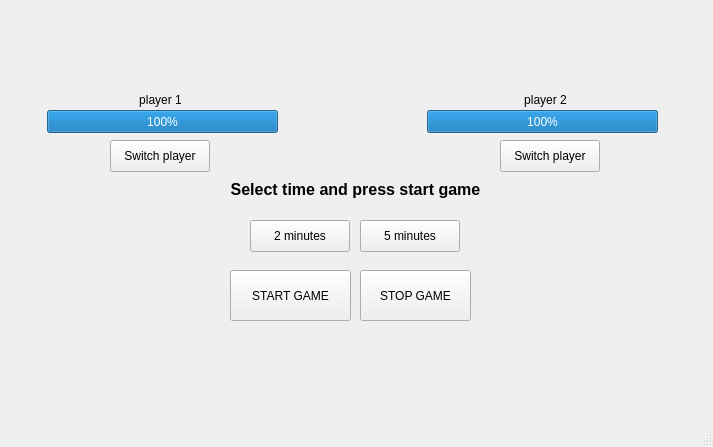
<?xml version="1.0" encoding="UTF-8"?>
<ui version="4.0">
 <class>MainWindow</class>
 <widget class="QMainWindow" name="MainWindow">
  <property name="geometry">
   <rect>
    <x>0</x>
    <y>0</y>
    <width>713</width>
    <height>447</height>
   </rect>
  </property>
  <property name="windowTitle">
   <string>MainWindow</string>
  </property>
  <widget class="QWidget" name="centralwidget">
   <widget class="QProgressBar" name="barPlayer1">
    <property name="geometry">
     <rect>
      <x>47</x>
      <y>110</y>
      <width>231</width>
      <height>23</height>
     </rect>
    </property>
    <property name="value">
     <number>100</number>
    </property>
   </widget>
   <widget class="QProgressBar" name="barPlayer2">
    <property name="geometry">
     <rect>
      <x>427</x>
      <y>110</y>
      <width>231</width>
      <height>23</height>
     </rect>
    </property>
    <property name="value">
     <number>100</number>
    </property>
   </widget>
   <widget class="QLabel" name="label">
    <property name="geometry">
     <rect>
      <x>50</x>
      <y>90</y>
      <width>221</width>
      <height>20</height>
     </rect>
    </property>
    <property name="text">
     <string>player 1</string>
    </property>
    <property name="alignment">
     <set>Qt::AlignCenter</set>
    </property>
   </widget>
   <widget class="QLabel" name="label_2">
    <property name="geometry">
     <rect>
      <x>430</x>
      <y>90</y>
      <width>231</width>
      <height>20</height>
     </rect>
    </property>
    <property name="text">
     <string>player 2</string>
    </property>
    <property name="alignment">
     <set>Qt::AlignCenter</set>
    </property>
   </widget>
   <widget class="QPushButton" name="btnSwitcP1">
    <property name="geometry">
     <rect>
      <x>110</x>
      <y>140</y>
      <width>100</width>
      <height>32</height>
     </rect>
    </property>
    <property name="text">
     <string>Switch player</string>
    </property>
   </widget>
   <widget class="QPushButton" name="btnSwitchP2">
    <property name="geometry">
     <rect>
      <x>500</x>
      <y>140</y>
      <width>100</width>
      <height>32</height>
     </rect>
    </property>
    <property name="text">
     <string>Switch player</string>
    </property>
   </widget>
   <widget class="QPushButton" name="btn2min">
    <property name="geometry">
     <rect>
      <x>250</x>
      <y>220</y>
      <width>100</width>
      <height>32</height>
     </rect>
    </property>
    <property name="text">
     <string>2 minutes</string>
    </property>
   </widget>
   <widget class="QPushButton" name="btn5min">
    <property name="geometry">
     <rect>
      <x>360</x>
      <y>220</y>
      <width>100</width>
      <height>32</height>
     </rect>
    </property>
    <property name="text">
     <string>5 minutes</string>
    </property>
   </widget>
   <widget class="QPushButton" name="btnStartGame">
    <property name="geometry">
     <rect>
      <x>230</x>
      <y>270</y>
      <width>121</width>
      <height>51</height>
     </rect>
    </property>
    <property name="text">
     <string>START GAME</string>
    </property>
   </widget>
   <widget class="QPushButton" name="btnStopGame">
    <property name="geometry">
     <rect>
      <x>360</x>
      <y>270</y>
      <width>111</width>
      <height>51</height>
     </rect>
    </property>
    <property name="text">
     <string>STOP GAME</string>
    </property>
   </widget>
   <widget class="QLabel" name="lblinfoText">
    <property name="geometry">
     <rect>
      <x>0</x>
      <y>180</y>
      <width>711</width>
      <height>20</height>
     </rect>
    </property>
    <property name="text">
     <string>&lt;html&gt;&lt;head/&gt;&lt;body&gt;&lt;p&gt;&lt;span style=&quot; font-size:12pt; font-weight:700;&quot;&gt;Select time and press start game&lt;/span&gt;&lt;/p&gt;&lt;/body&gt;&lt;/html&gt;</string>
    </property>
    <property name="alignment">
     <set>Qt::AlignCenter</set>
    </property>
   </widget>
  </widget>
  <widget class="QMenuBar" name="menubar">
   <property name="geometry">
    <rect>
     <x>0</x>
     <y>0</y>
     <width>713</width>
     <height>21</height>
    </rect>
   </property>
  </widget>
  <widget class="QStatusBar" name="statusbar"/>
 </widget>
 <resources/>
 <connections/>
</ui>
